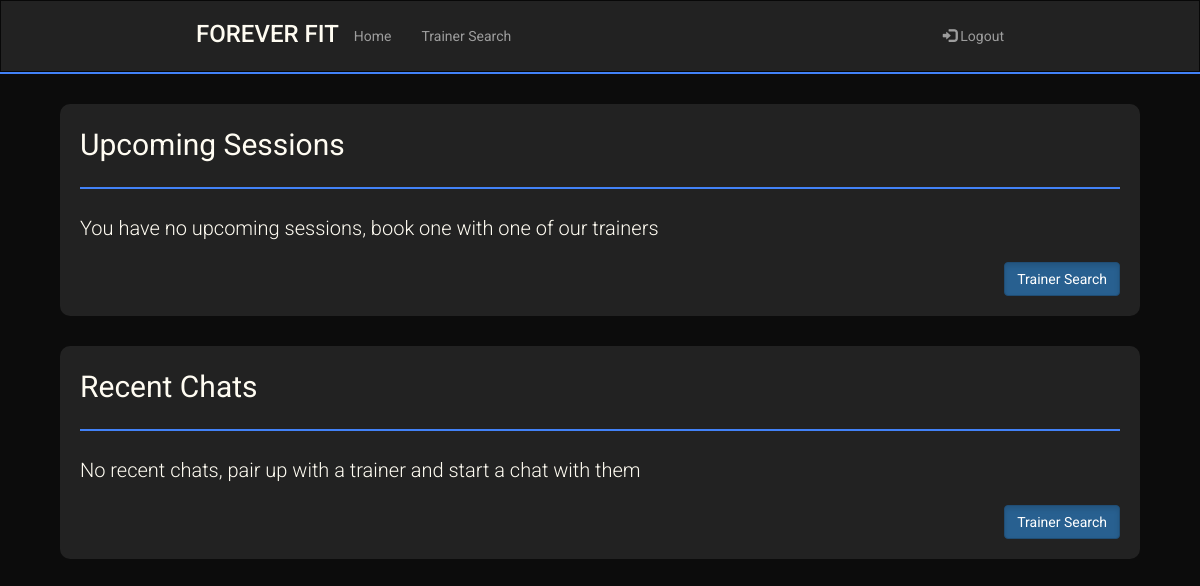
The page /Home (signed in) on the database as committed earlier.
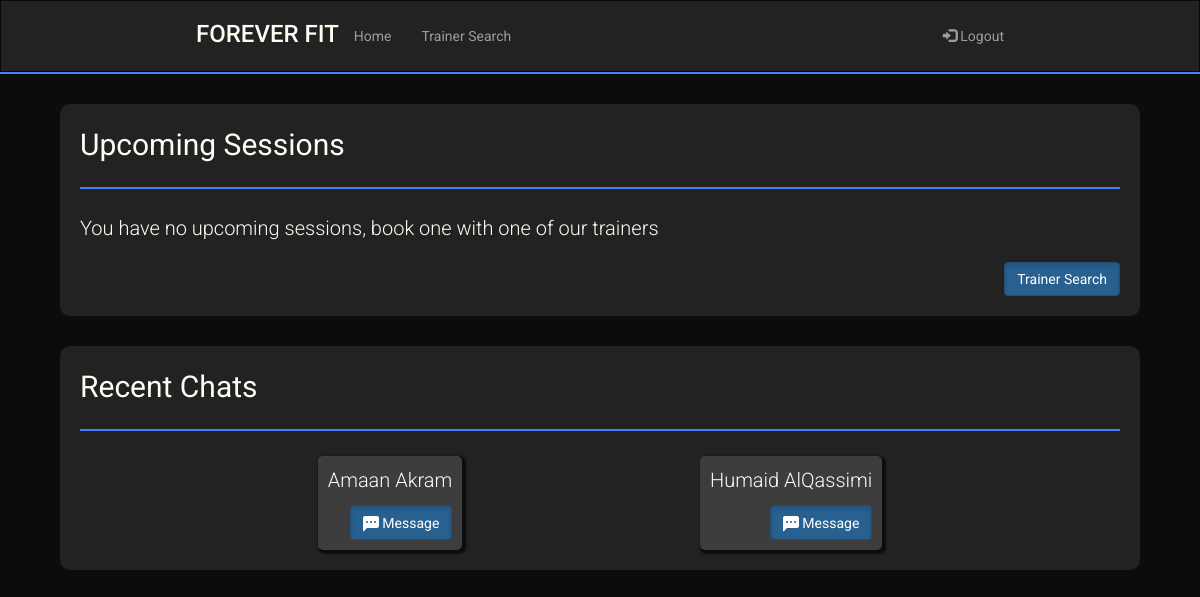
The same page on the database as committed later.
### sql_db.py (models this page shows)
class UserRooms(UserMixin,db.Model):
    __tablename__ = 'user_rooms'
    id = db.Column(db.Integer, primary_key = True, autoincrement = True)
    trainee_username = db.Column(db.String(80),db.ForeignKey('user.username'))
    trainee_fname = db.Column(db.String(80))
    trainee_lname = db.Column(db.String(80))
    trainer_username = db.Column(db.String(80),db.ForeignKey('user.username'))
    trainer_fname = db.Column(db.String(80))
    trainer_lname = db.Column(db.String(80))

### routes.py (the view)
@app.route('/Home')
def Home():
    recent_rooms = get_limit_rooms_by_trainee_id(current_user.username,2)
    return render_template('home.html',recent_rooms=recent_rooms)

### main.py (called while the page is built)
    @login.user_loader
    def load_user(uname):
        return User.query.get(uname)

### sql_db.py (called while the page is built)
def get_limit_rooms_by_trainee_id(uname,limit):
    return UserRooms.query.filter_by(trainee_username = uname).order_by(desc(UserRooms.id)).limit(limit).all()

### templates/home.html (shortened to what this page needs)
<!DOCTYPE html>
<html lang="en">
    <head>
        <link rel="stylesheet" href="https://maxcdn.bootstrapcdn.com/bootstrap/3.4.1/css/bootstrap.min.css" />
        <link rel="stylesheet" href="../static/main.css" />
    </head>
    <body>
        <header>
            <nav class="navbar navbar-inverse" style="border-radius: 0px; margin-bottom: 0px;">
                <div class="container-fluid">
                    <div class="navbar-header mobile-center">
                        <h3 class="logo" href="#">FOREVER FIT</h3>
                    </div>
                    <ul class="nav navbar-nav laptop">
                        <li><a href="/">Home</a></li>
                        <li><a href="/TrainerSearch">Trainer Search</a></li>
                    </ul>
                    <ul class="nav navbar-nav navbar-right laptop">
                        <li>
                            <a href="/logout"><span class="glyphicon glyphicon-log-in"></span> Logout</a>
                        </li>
                    </ul>
                </div>
            </nav>
            <hr class="header-hr"/>
        </header>
        <main>
            <div class=" widget-holder">
                <div class="widget">
                    <div class="big">Upcoming Sessions</div>
                    <hr>
                    <div class="small">You have no upcoming sessions, book one with one of our trainers</div>
                    <br>
                    <a href="/TrainerSearch" class="btn btn-primary active btn-right" role="button">Trainer Search</a>
                </div>
                <div class="widget">
                    <div class="big">Recent Chats</div>
                    <hr>
                    {% if recent_rooms %}
                        <div class="flex-row">
                            {% for rooms in recent_rooms %}
                                <div class="home-trainer">
                                    <p class="small">{{rooms.trainer_fname}} {{rooms.trainer_lname}}</p>
                                    <a href="/chat/{{rooms.trainer_username}}" class="btn btn-primary active btn-right" role="button">
                                        Message
                                    </a>
                                </div>
                            {% endfor %}
                        </div>
                    {% else %}
                        <div class="small">No recent chats, pair up with a trainer and start a chat with them</div>
                        <br>
                        <a href="/TrainerSearch" class="btn btn-primary active btn-right" role="button">Trainer Search</a>
                    {%endif%}
                </div>
            </div>
        </main>
    </body>
</html>

Rows that differ between the two databases and show on the page:
added UserRooms: trainer_fname "Amaan", trainer_lname "Akram"
added UserRooms: trainer_fname "Humaid", trainer_lname "AlQassimi"
Other text that changed with them:
text no longer shown: "No recent chats, pair up with a trainer and start a chat with them Trainer Search"
